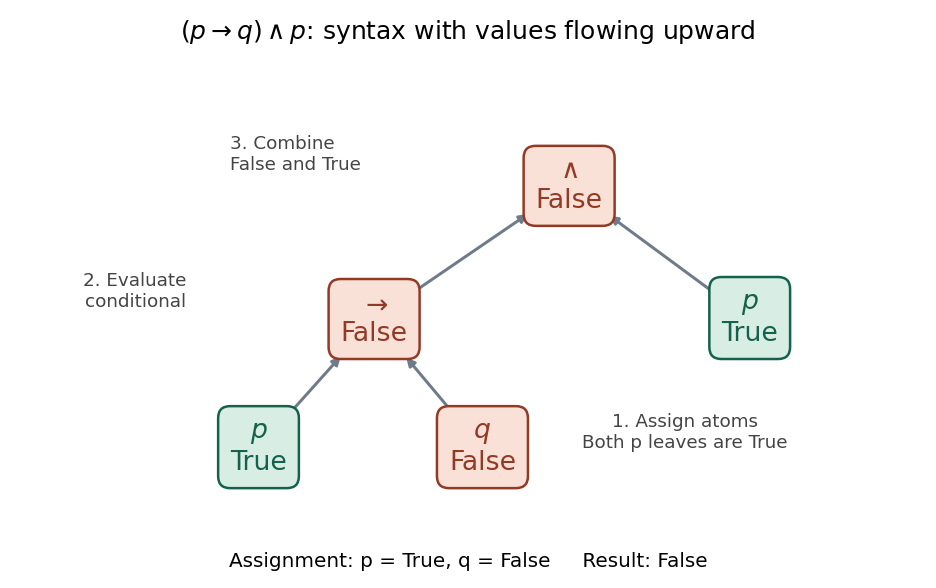

Recreate this plot in Python.
"""Draw syntax and values for (p implies q) and p at p true, q false.

Tested with Python 3.14.4, NumPy 2.3.5, Matplotlib 3.10.7.
Write an opaque white-background PNG to the current working directory.
"""
from pathlib import Path

import matplotlib.pyplot as plt


def main():
    p, q = True, False
    conditional = (not p) or q
    result = conditional and p
    fig, ax = plt.subplots(figsize=(7.8, 4.9), dpi=120)
    fig.patch.set_facecolor("white")
    ax.set_facecolor("white")
    positions = {"root": (0.55, 0.82), "imp": (0.28, 0.49),
                 "right-p": (0.80, 0.49), "left-p": (0.12, 0.17),
                 "q": (0.43, 0.17)}
    nodes = {"root": (r"$\wedge$", result), "imp": (r"$\to$", conditional),
             "right-p": (r"$p$", p), "left-p": (r"$p$", p), "q": (r"$q$", q)}
    for child, parent in [("imp", "root"), ("right-p", "root"),
                          ("left-p", "imp"), ("q", "imp")]:
        start, end = positions[child], positions[parent]
        ax.annotate("", xy=end, xytext=start,
                    arrowprops={"arrowstyle": "-|>", "lw": 1.8,
                                "color": "#707b8a", "shrinkA": 29, "shrinkB": 30})
    for name, (label, value) in nodes.items():
        x, y = positions[name]
        ax.text(x, y, label + "\n" + ("True" if value else "False"),
                ha="center", va="center", fontsize=16,
                color="#14624b" if value else "#933a25",
                bbox={"boxstyle": "round,pad=0.45",
                      "facecolor": "#d8eee5" if value else "#f9e1d8",
                      "edgecolor": "#14624b" if value else "#933a25", "linewidth": 1.5})
    ax.text(0.08, 0.86, "3. Combine\nFalse and True", fontsize=11, color="#444444")
    ax.text(0.02, 0.52, "2. Evaluate\nconditional", fontsize=11, color="#444444",
            ha="right")
    ax.text(0.71, 0.17, "1. Assign atoms\nBoth p leaves are True", fontsize=11,
            color="#444444", ha="center")
    ax.set(xlim=(-0.20, 1.02), ylim=(-0.03, 1.02))
    ax.axis("off")
    fig.suptitle(r"$(p\to q)\wedge p$: syntax with values flowing upward",
                 fontsize=15, y=0.97)
    fig.text(0.5, 0.035, "Assignment: p = True, q = False     Result: False",
             ha="center", fontsize=12)
    fig.tight_layout(rect=(0.01, 0.07, 0.99, 0.93))
    fig.savefig(Path.cwd() / Path(__file__).with_suffix(".png").name,
                facecolor="white", transparent=False)
    plt.close(fig)


if __name__ == "__main__":
    main()
